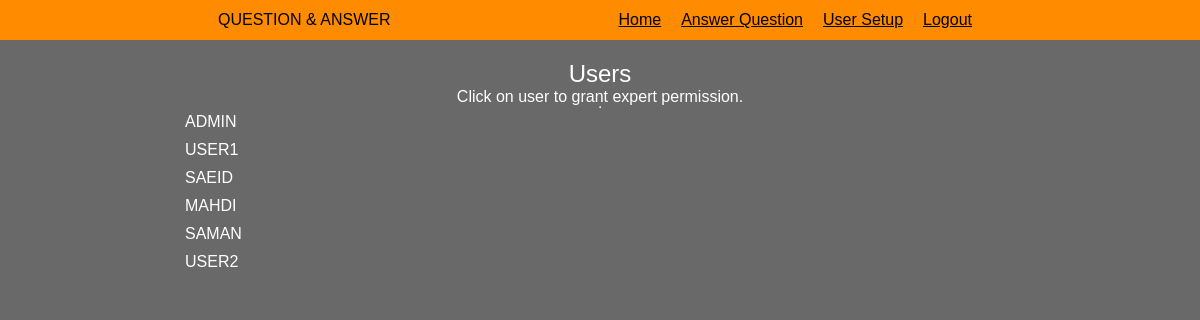
The app's page /user-setup (signed in) with its own data.
### tables this page shows
CREATE TABLE "users" (
	"id"	INTEGER,
	"name"	TEXT NOT NULL,
	"password"	TEXT NOT NULL,
	"expert"	NUMERIC NOT NULL,
	"admin"	NUMERIC NOT NULL,
	PRIMARY KEY("id" AUTOINCREMENT)
);

### application/routes/userSetup.py (the view)
@app.route('/user-setup')
def user_setup():
    user = user_session()
    db = db_get()
    curr = db.execute('SELECT id,name, expert, admin FROM users')
    result = curr.fetchall()
    return render_template('userSetup.html', title='Set users permission', user=user, result=result)

### application/__init__.py (called while the page is built)
def db_conn():
    sql = sqlite3.connect(r'C:\Users\Khoshkar\PycharmProjects\Question-Answer\application\database\database.db')
    sql.row_factory = sqlite3.Row
    return sql

def db_get():
    if not hasattr(g, 'sqlite3'):
        g.sqlite_db = db_conn()
    return g.sqlite_db

@app.teardown_appcontext
def db_close(error):
    if hasattr(g, 'sqlite_db'):
        g.sqlite_db.close()

def user_session():
    session_db = None
    if 'user' in session:
        user = session['user']
        db = db_get()
        session_curr = db.execute('SELECT id, name, admin, expert FROM users WHERE name = ?', [user])
        session_db = session_curr.fetchone()
    return session_db

### application/templates/userSetup.html (shortened to what this page needs)
{% extends 'base.html' %}
{% block body %}
    <article class="register-form">
        <span>Users</span>
        <p>Click on user to grant expert permission.</p>
        <hr>
        <section class="user-setup">
            <ul>
                {% for foo in result %}
                    <li><a href="{{ url_for('promote', user_id=foo['id']) }}">{{ foo['name'] }}</a></li>
                {% endfor %}
            </ul>
        </section>
    </article>
{% endblock %}

### application/static/css/style.css (style rules this page uses)
* { box-sizing: border-box; margin: 0; padding: 0; }
body { font-size: 62.5%; display: flex; flex-direction: column; flex-wrap: wrap; font-family: 'Ubuntu', 'Lucida Grande', 'Lucida Sans Unicode', 'Geneva', 'Verdana', sans-serif; background: dimgray; }
.register-form, .ask-question { display: flex; flex-direction: column; width: 70%; align-self: center; margin-top: 20px; align-items: center; }
.register-form span, .ask-question span { color: white; font-size: 1.5rem; }
.register-form p, .ask-question p { color: white; font-size: 1rem; }
.register-form section, .ask-question section { display: flex; flex-direction: column; align-items: center; width: 100%; }
.register-form .user-setup ul, .ask-question .user-setup ul { list-style: none; display: flex; flex-direction: column; width: 100%; }
.register-form .user-setup ul li, .ask-question .user-setup ul li { padding: 5px; font-size: 1rem; color: white; }
.register-form .user-setup ul li a, .ask-question .user-setup ul li a { color: white; font-size: 1rem; text-decoration: none; text-transform: uppercase; }

### records on screen
users: name "ADMIN"
users: name "USER1"
users: name "SAEID"
users: name "MAHDI"
users: name "SAMAN"
users: name "USER2"
